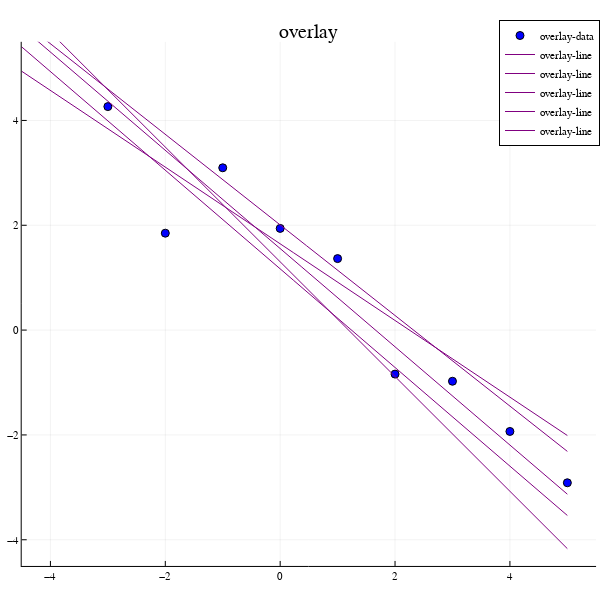

Write notebook code for a chart like this one.
### Code cell
traces = [infer(model_linear, xs, ys, 100) for _=1:5]
plot(size=(600, 600))
render_overlay(render_line, traces; title="overlay")

### Figure 1 — Plotly figure (JSON) as saved in the notebook; plotly's stock layout.template omitted (floating-point values rounded to 4 significant figures)
{"data": [{"colorbar": {"title": {"text": ""}}, "legendgroup": "overlay-data", "marker": {"color": "rgba(0, 0, 255, 1.000)", "line": {"color": "rgba(0, 0, 0, 1)", "width": 1}, "size": 8, "symbol": "circle"}, "mode": "markers", "name": "overlay-data", "showlegend": true, "type": "scatter", "x": [-5, -4, -3, -2, -1, 0, 1, 2, 3, 4, 5], "xaxis": "x", "y": [6.75, 6.157, 4.264, 1.849, 3.097, 1.94, 1.364, -0.8396, -0.976, -1.934, -2.913], "yaxis": "y", "zmax": null, "zmin": null}, {"colorbar": {"title": {"text": ""}}, "legendgroup": "overlay-line", "line": {"color": "rgba(128, 0, 128, 1.000)", "dash": "solid", "shape": "linear", "width": 1}, "mode": "lines", "name": "overlay-line", "showlegend": true, "type": "scatter", "x": [-5, 5], "xaxis": "x", "y": [6.242, -3.131], "yaxis": "y", "zmax": null, "zmin": null}, {"colorbar": {"title": {"text": ""}}, "legendgroup": "overlay-line", "line": {"color": "rgba(128, 0, 128, 1.000)", "dash": "solid", "shape": "linear", "width": 1}, "mode": "lines", "name": "overlay-line", "showlegend": true, "type": "scatter", "x": [-5, 5], "xaxis": "x", "y": [6.328, -2.314], "yaxis": "y", "zmax": null, "zmin": null}, {"colorbar": {"title": {"text": ""}}, "legendgroup": "overlay-line", "line": {"color": "rgba(128, 0, 128, 1.000)", "dash": "solid", "shape": "linear", "width": 1}, "mode": "lines", "name": "overlay-line", "showlegend": true, "type": "scatter", "x": [-5, 5], "xaxis": "x", "y": [6.777, -4.17], "yaxis": "y", "zmax": null, "zmin": null}, {"colorbar": {"title": {"text": ""}}, "legendgroup": "overlay-line", "line": {"color": "rgba(128, 0, 128, 1.000)", "dash": "solid", "shape": "linear", "width": 1}, "mode": "lines", "name": "overlay-line", "showlegend": true, "type": "scatter", "x": [-5, 5], "xaxis": "x", "y": [5.304, -2.011], "yaxis": "y", "zmax": null, "zmin": null}, {"colorbar": {"title": {"text": ""}}, "legendgroup": "overlay-line", "line": {"color": "rgba(128, 0, 128, 1.000)", "dash": "solid", "shape": "linear", "width": 1}, "mode": "lines", "name": "overlay-line", "showlegend": true, "type": "scatter", "x": [-5, 5], "xaxis": "x", "y": [5.873, -3.537], "yaxis": "y", "zmax": null, "zmin": null}], "layout": {"annotations": [{"font": {"color": "rgba(0, 0, 0, 1)", "family": "sans-serif", "size": 20}, "rotation": 0, "showarrow": false, "text": "overlay", "x": 0.5148, "xanchor": "center", "xref": "paper", "y": 1, "yanchor": "top", "yref": "paper"}], "height": 600, "legend": {"bgcolor": "rgba(255, 255, 255, 1.000)", "bordercolor": "rgba(0, 0, 0, 1)", "borderwidth": 1, "font": {"color": "rgba(0, 0, 0, 1)", "family": "sans-serif", "size": 11}, "title": {"font": {"color": "rgba(0, 0, 0, 1)", "family": "sans-serif", "size": 15}, "text": ""}, "tracegroupgap": 0, "traceorder": "normal", "x": 1, "xanchor": "auto", "y": 1, "yanchor": "auto"}, "margin": {"b": 20, "l": 0, "r": 0, "t": 20}, "paper_bgcolor": "rgba(255, 255, 255, 1.000)", "plot_bgcolor": "rgba(255, 255, 255, 1.000)", "showlegend": true, "width": 600, "xaxis": {"anchor": "y", "domain": [0.03619, 0.9934], "gridcolor": "rgba(0, 0, 0, 0.1)", "gridwidth": 0.5, "linecolor": "rgba(0, 0, 0, 1)", "mirror": false, "range": [-4.5, 5.5], "showgrid": true, "showline": true, "showticklabels": true, "tickangle": 0, "tickcolor": "rgb(0, 0, 0)", "tickfont": {"color": "rgba(0, 0, 0, 1)", "family": "sans-serif", "size": 11}, "tickmode": "array", "ticks": "inside", "ticktext": ["−4", "−2", "0", "2", "4"], "tickvals": [-4, -2, 0, 2, 4], "title": {"font": {"color": "rgba(0, 0, 0, 1)", "family": "sans-serif", "size": 15}, "text": ""}, "type": "linear", "visible": true, "zeroline": false, "zerolinecolor": "rgba(0, 0, 0, 1)"}, "yaxis": {"anchor": "x", "domain": [0.02508, 0.961], "gridcolor": "rgba(0, 0, 0, 0.1)", "gridwidth": 0.5, "linecolor": "rgba(0, 0, 0, 1)", "mirror": false, "range": [-4.5, 5.5], "showgrid": true, "showline": true, "showticklabels": true, "tickangle": 0, "tickcolor": "rgb(0, 0, 0)", "tickfont": {"color": "rgba(0, 0, 0, 1)", "family": "sans-serif", "size": 11}, "tickmode": "array", "ticks": "inside", "ticktext": ["−4", "−2", "0", "2", "4"], "tickvals": [-4, -2, 0, 2, 4], "title": {"font": {"color": "rgba(0, 0, 0, 1)", "family": "sans-serif", "size": 15}, "text": ""}, "type": "linear", "visible": true, "zeroline": false, "zerolinecolor": "rgba(0, 0, 0, 1)"}}}
